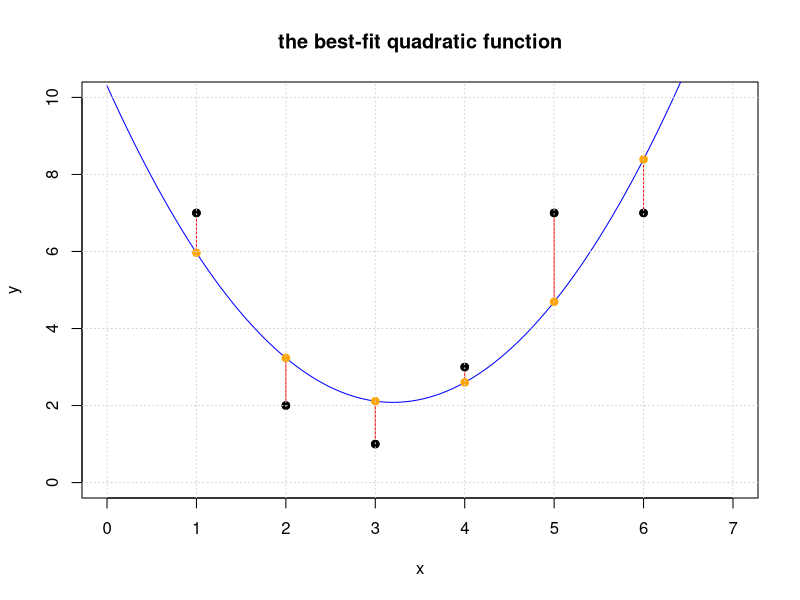

Generate this figure with R:
## ---- chunk 1
require(pracma)
## ---- chunk 2
(A = cbind(c(1,2,-1,-2),c(1,2,3,4),c(1,0,1,0)))
b = c(9,5,5,8)
## ---- chunk 3
x = c(1,2,3,4,5,6)
y = c(7,2,1,3,7,7)
(A = cbind(x^0,x,x^2))
xhat = solve(t(A)%*%A,t(A)%*%y)
yhat = A %*% xhat
r = y - yhat
t(r) %*% r
## ---- chunk 4
#plot the original set of points
plot(x,y,pch=19,xlim=c(0,7),ylim=c(0,10), main='the best-fit quadratic function')
# generate points for the fitted line and plot it
tt = seq(0,7,len=100)  
lines(tt,xhat[1]+xhat[2]*tt+xhat[3]*tt^2,col='blue')
# add the residuals to the plot
for (i in 1:length(x)) {
  lines(c(x[i],x[i]),c(y[i],yhat[i]), col='red')
}
#add yhat to the plot
points(x,yhat,pch=19,col='orange')
#put the original points back on the plot last so we can see them 
points(x,y,pch=19,col="black")
grid()
## ---- chunk 5
MPG=c(16.9,15.5,19.2,18.5,30,27.5,27.2,30.9,20.3,17,21.6,16.2,20.6,20.8,18.6,18.1,17,17.6,16.5,18.2,26.5,21.9,34.1,35.1,27.4,31.5,29.5,28.4,28.8,26.8,33.5,34.2,31.8,37.3,30.5,22,21.5,31.9)
lbs=c( 3967.6,3689.14,3280.55,3585.4,1961.05,2329.6,2093,2029.3,2575.3,2857.4,2543.45,3103.1,3075.8,2793.7,3294.2,3103.1,3494.4,3389.75,3599.05,3485.3,2352.35,2648.1,1797.25,1742.65,2429.7,1810.9,1942.85,2429.7,2361.45,2457,2325.96,2002,1838.2,1938.3,1992.9,2561.65,2366,1925)
HP= c(155,142,125,150,68,95,97,75,103,125,115,133,105,85,110,120,130,129,138,135,88,109,65,80,80,71,68,90,115,115,90,70,65,69,78,97,110,71)
Cyl=c(8,8,8,8,4,4,4,4,5,6,4,6,6,6,6,6,8,8,8,8,4,6,4,4,4,4,4,4,6,6,4,4,4,4,4,6,4,4)
Car = c("BuickEstateWagon", "FordCountrySquireWagon", "ChevyMalibuWagon", "ChryslerLeBaronWagon", "Chevette", "ToyotaCorona", "Datsun510", "DodgeOmni", "Audi5000", "Volvo240GL", "Saab99GLE", "Peugeot694SL", "BuickCenturySpecial", "MercuryZephyr", "DodgeAspen", "AMCConcordD/L", "ChevyCapriceClassic", "FordLTD", "MercuryGrandMarquis", "DodgeStRegis", "FordMustang4", "FordMustangGhia", "MazdaGLC", "DodgeColt", "AMCSpirit", "VWScirocco", "HondaAccordLX", "BuickSkylark", "ChevyCitation", "OldsOmega", "PontiacPhoenix", "PlymouthHorizon", "Datsun210", "FiatStrada", "VWDasher", "Datsun810", "BMW320i", "VWRabbit")
df = data.frame(cbind(lbs,HP,Cyl,MPG)) #Convert to data frame
rownames(df)=Car
df
## ---- chunk 6
lm( MPG ~ lbs + HP + Cyl)
## ---- chunk 7
tons =  c(1.98, 1.84, 1.64, 1.79, 0.98, 1.16, 1.05, 1.01, 1.29, 1.43, 1.27, 1.55, 1.54, 1.40, 1.65, 1.55, 1.75, 1.69, 1.80, 1.74, 1.18, 1.32, 0.90, 0.87, 1.21, 0.91,0.97, 1.21, 1.18, 1.23, 1.16, 1.00, 0.92, 0.97, 1.00, 1.28, 1.18, 0.96)
